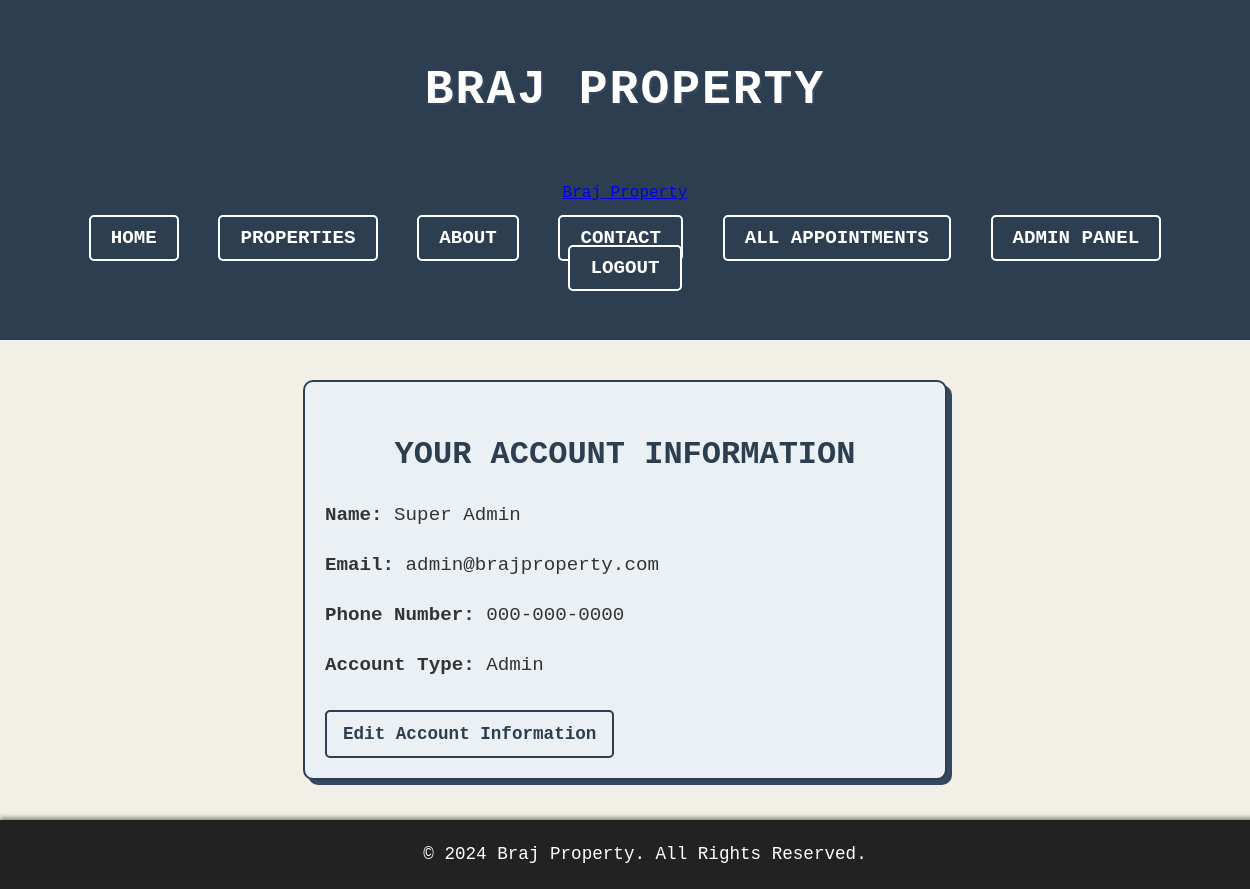
Page /userAccount.php (signed in) on the committed database.
### tables this page shows
CREATE TABLE `user` (
  `UserID` int(11) NOT NULL,
  `Name` varchar(100) NOT NULL,
  `Email` varchar(100) NOT NULL,
  `PhoneNumber` varchar(20) NOT NULL,
  `UserType` enum('Client','Agent','Admin') NOT NULL COMMENT 'Client, Agent, or Admin',
  `Password` varchar(255) NOT NULL
);

### userAccount.php (the view, shortened to what this page needs)
<?php
include 'db_connection.php';
$user_id = $_SESSION['user_id'];
$sql = "SELECT Name, Email, PhoneNumber, UserType FROM User WHERE UserID = ?";
$stmt = $conn->prepare($sql);
$stmt->bind_param("i", $user_id);
$stmt->execute();
$result = $stmt->get_result();
if ($result->num_rows == 1) {
    $user = $result->fetch_assoc();
} else {
    session_unset();
    session_destroy();
    header('Location: login.php');
    exit();
}
?>
<!DOCTYPE html>
<html lang="en">
<head>
    <link rel="stylesheet" href="userAccount.css">
</head>
<body>
    <header>
        <div class="logo">
            <h1>Braj Property</h1>
        </div>
        <header>
  <div class="site-container">
    <a href="index.php" class="logo">Braj Property</a>
    <nav>
      <ul class="nav-list">
        <li><a href="index.php">Home</a></li>
        <li><a href="properties.php">Properties</a></li>
        <li><a href="about.php">About</a></li>
        <li><a href="contact.php">Contact</a></li>
        <?php if (isset($_SESSION['user_id'])): ?>
          <?php if ($role === 'Client'): ?>
            <li><a href="request_appointment.php" class="active">Request Appointment</a></li>
            <li><a href="client_appointments.php">My Appointments</a></li>
          <?php elseif ($role === 'Agent'): ?>
            <li><a href="agent_appointments.php">Appointments Queue</a></li>
            <li><a href="agent_profile.php">Dashboard</a></li>
          <?php else:  ?>
            <li><a href="admin_appointments.php">All Appointments</a></li>
            <li><a href="admin_dashboard.php">Admin Panel</a></li>
          <?php endif; ?>
          <li><a href="logout.php">Logout</a></li>
        <?php else: ?>
          <li><a href="login.php">Login</a></li>
          <li><a href="register.php">Sign Up</a></li>
        <?php endif; ?>
      </ul>
    </nav>
  </div>
</header>
    </header>
    <div class="account-details">
        <h2>Your Account Information</h2>
        <p><strong>Name:</strong> <?php echo htmlspecialchars($user['Name']); ?></p>
        <p><strong>Email:</strong> <?php echo htmlspecialchars($user['Email']); ?></p>
        <p><strong>Phone Number:</strong> <?php echo htmlspecialchars($user['PhoneNumber']); ?></p>
        <p><strong>Account Type:</strong> <?php echo htmlspecialchars($user['UserType']); ?></p>
        <a href="userAccountEdit.php">Edit Account Information</a>
    </div>
    <footer style="background-color: #222; color: #fff; padding: 20px; text-align: center;">
        <p>&copy; 2024 Braj Property. All Rights Reserved.</p>
    </footer>
</body>
</html>

### userAccount.css (style rules this page uses)
body { font-family: 'Courier New', Courier, monospace; background-color: #f2f0e6; color: #333; margin: 0; padding: 0; line-height: 1.6; }
header { background-color: #2c3e50; color: #fff; padding: 20px 0; text-align: center; }
header .logo h1 { font-size: 3em; font-weight: bold; color: #fff; letter-spacing: 2px; text-transform: uppercase; text-shadow: 2px 2px 0px #34495e; }
nav ul { list-style: none; padding: 0; text-align: center; }
nav ul li { display: inline-block; margin: 0 15px; }
nav ul li a { text-decoration: none; font-size: 1.2em; font-weight: bold; color: #fff; padding: 10px 20px; background-color: #2c3e50; border: 2px solid #fff; border-radius: 5px; text-transform: uppercase; transition: background-color 0.3s, border-color 0.3s; }
.account-details { max-width: 600px; margin: 40px auto; padding: 20px; background-color: #eaf0f4; border: 2px solid #2c3e50; border-radius: 10px; box-shadow: 5px 5px 0px #34495e; }
.account-details h2 { font-size: 2em; color: #2c3e50; text-align: center; margin-bottom: 20px; text-transform: uppercase; }
.account-details p { font-size: 1.2em; color: #333; margin-bottom: 10px; }
.account-details a { text-decoration: none; font-size: 1.1em; font-weight: bold; color: #2c3e50; padding: 8px 16px; border: 2px solid #2c3e50; border-radius: 5px; background-color: #eaf0f4; display: inline-block; margin-top: 20px; }
footer { background-color: #2c3e50; color: #fff; padding: 20px; text-align: center; position: relative; width: 100%; height: auto; bottom: 0; box-shadow: 0px -2px 5px rgba(0, 0, 0, 0.5); }
footer p { margin: 0; font-size: 1.1em; }

### rows in the picture
user: Name "Super Admin", Email "admin@brajproperty.com", PhoneNumber "000-000-0000", UserType "Admin"
